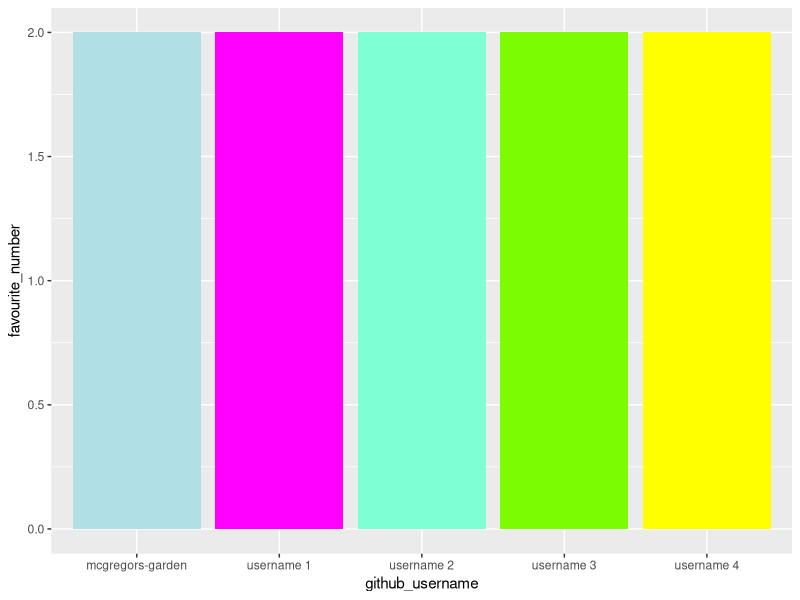
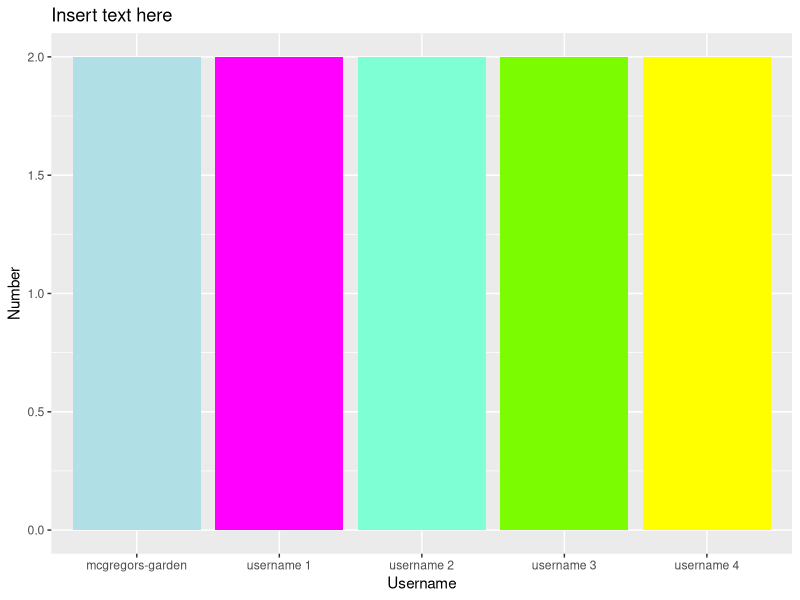
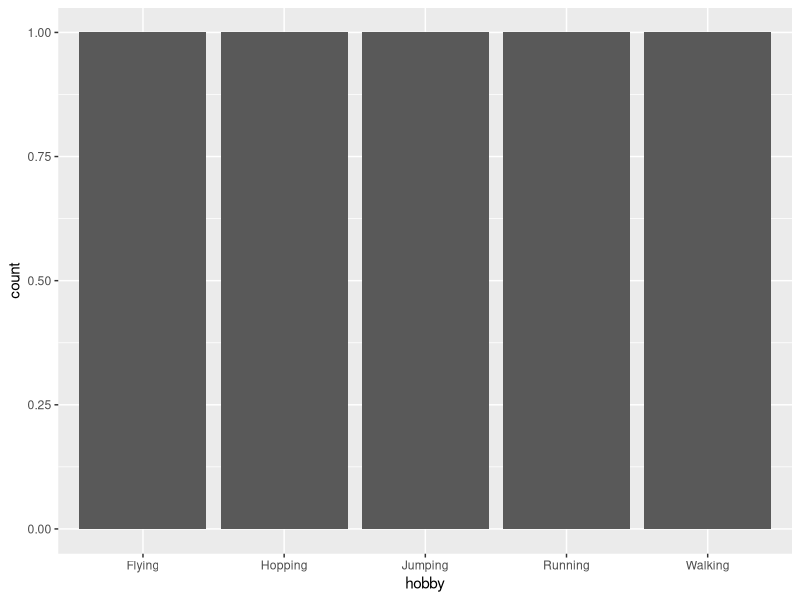

The R source for these figures, in order:
## ---- chunk 1
library(tidyverse) 
## ---- chunk 2
team_data <- tibble(
  name = c("Peter Rabbit", "Bosh", "Daniel", 
           "Pierce", "Jakob"),
  github_username = c("mcgregors-garden", "username 1", "username 2", 
                      "username 3", "username 4"), 
  colour = c("powderblue", "magenta", "aquamarine", 
             "lawngreen", "yellow"),
  hobby = c("Hopping", "Jumping", "Running", 
            "Walking", "Flying"),
  favourite_number = c(2, 2, 2, 2, 2)
  )

team_data
## ---- chunk 3
p1 <- ggplot(data = team_data, 
             mapping = aes(x = github_username, 
                           y = favourite_number,
                           fill = colour), 
             ) +
   geom_col() +
   scale_fill_identity()
p1
## ---- chunk 4
p1 + labs(x = "Username", 
          y = "Number",
          title = "Insert text here")
## ---- chunk 5
p2 <- ggplot(team_data, aes(x = hobby)) +
  geom_bar()
p2
